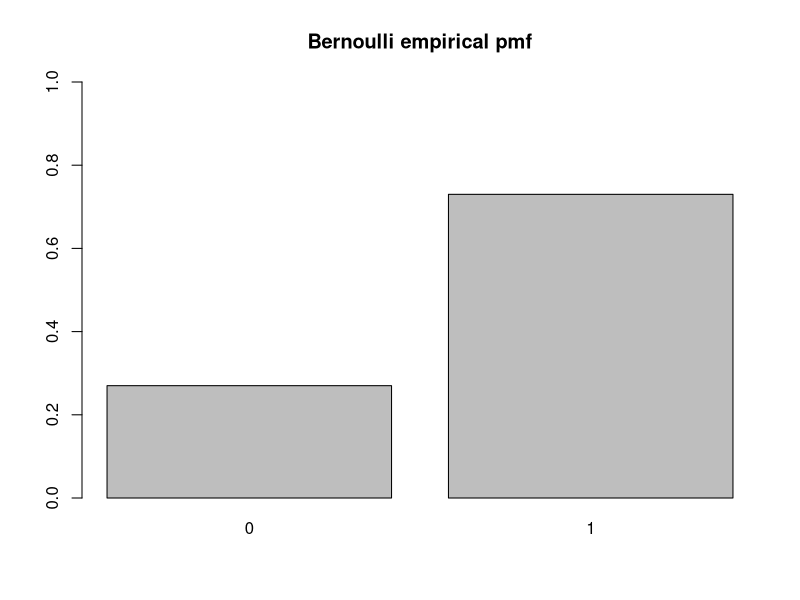
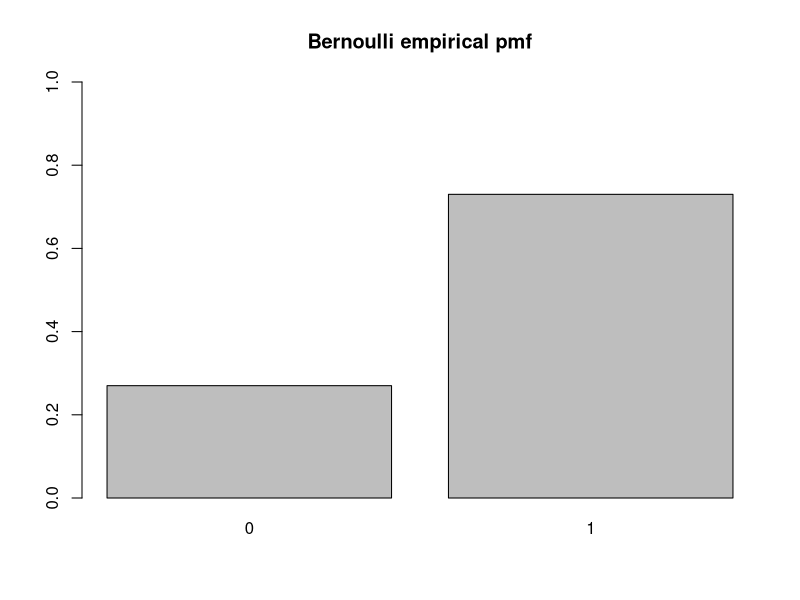
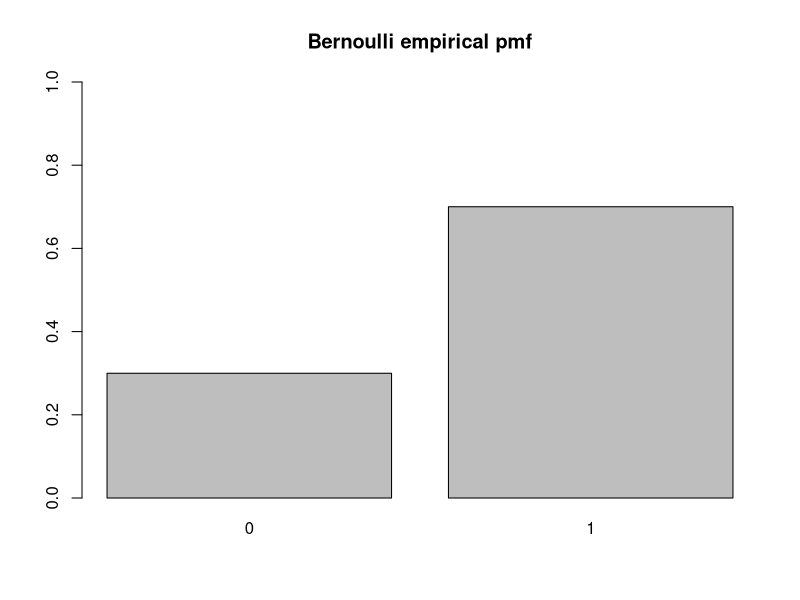
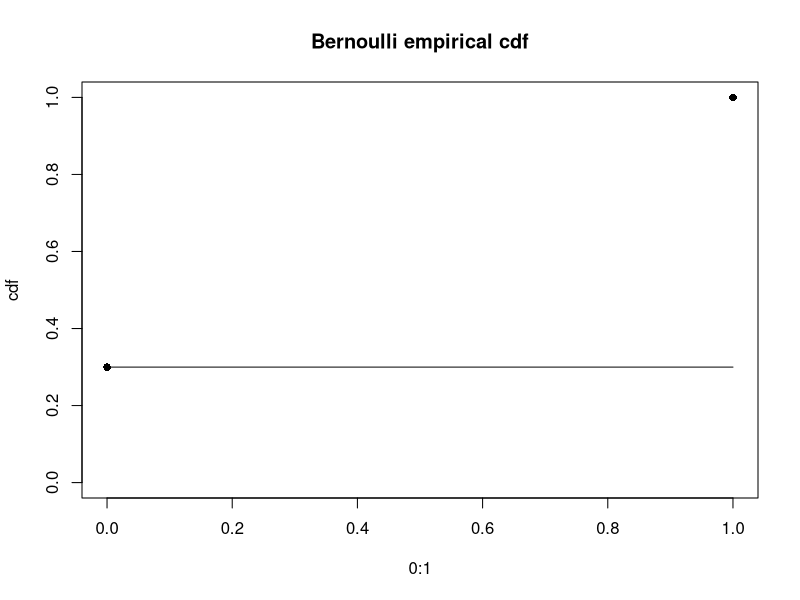
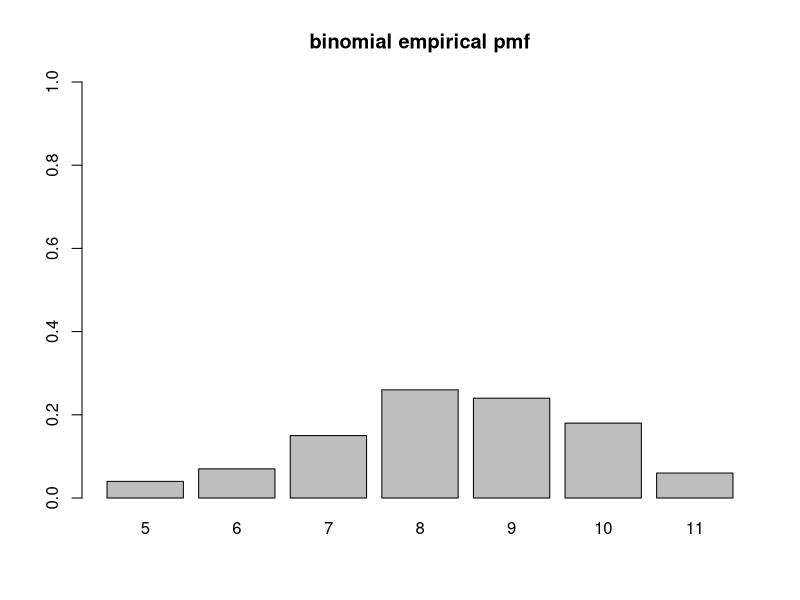
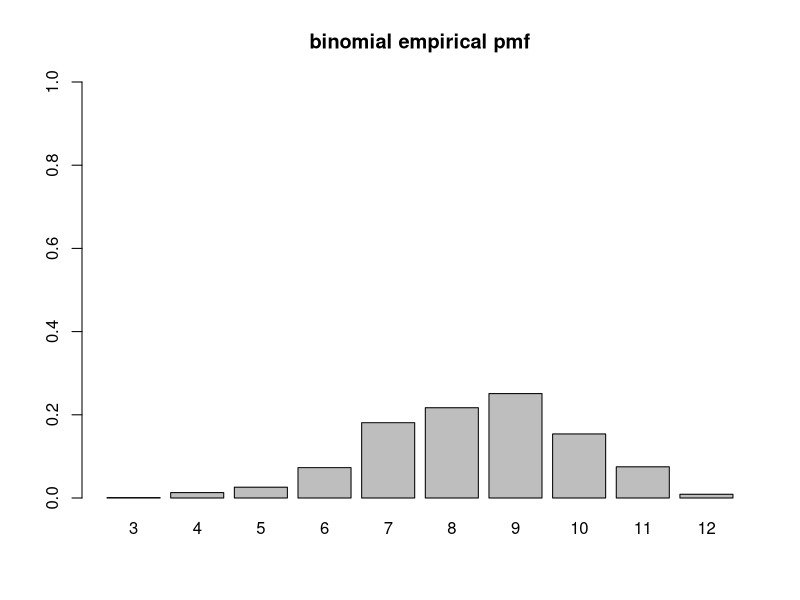
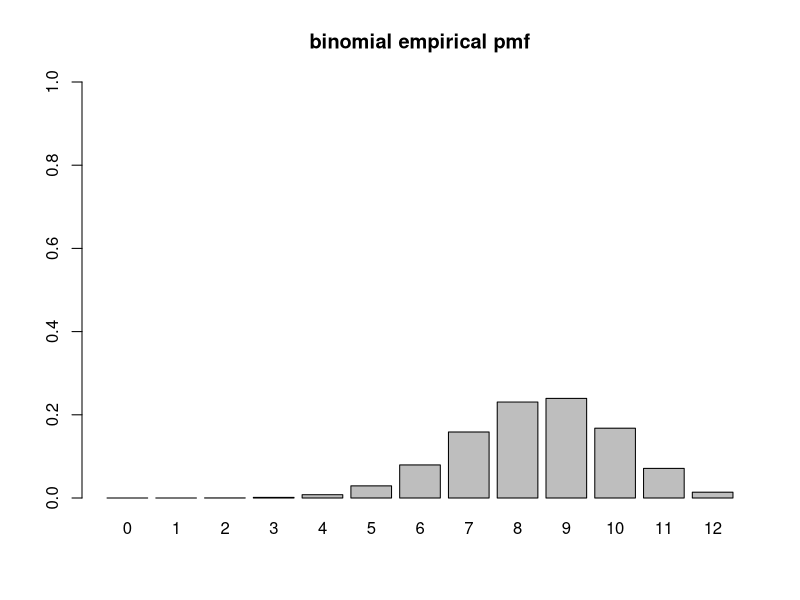
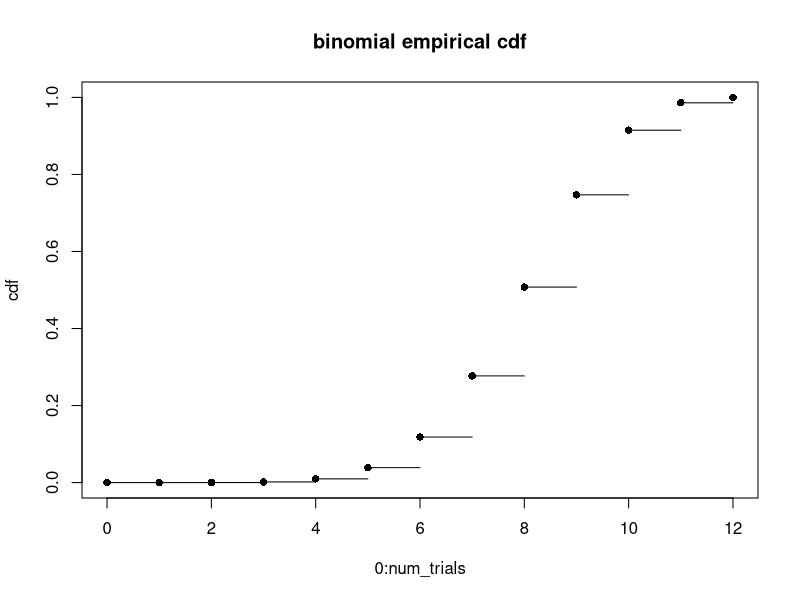

Write the R code that produced these figures, in order.
# This R script file provides simple code for simulating from various common
# probability distributions.  The aim is to help students understand how a
# random variable is described by its mass or density function, and how 
# asymptotics plays a role in uncertainty quantification.


# Bernoulli random variable ---------------------------------------------------
# First simulate a sample of realizations with prob(success)=.7
n = 100
p = .7
x = rbinom( n=n, size=1, prob=p)
# Note that 'rbinom()' corresponds to the binomial distribution, but a binomial
# random variable with 1 trial (size=1) is a Bernoulli random variable
# Next look at the empirical mass function of the sample
pmf = table(x) / n
barplot( height=pmf, ylim=0:1, main='Bernoulli empirical pmf')

# Observe how the empirical density converges to the true density as the sample
# size gets larger
n = 1000
x = rbinom( n=n, size=1, prob=p)
pmf = table(x) / n
barplot( height=pmf, ylim=0:1, main='Bernoulli empirical pmf')

n = 1000000
x = rbinom( n=n, size=1, prob=p)
pmf = table(x) / n
barplot( height=pmf, ylim=0:1, main='Bernoulli empirical pmf')

# Lastly compute and plot the emirical cumulative distribution function
cdf = cumsum(pmf)
plot( x=0:1, y=cdf, ylim=0:1, pch=16, main='Bernoulli empirical cdf')
lines( x=0:1, y=rep( cdf[1], 2))
dev.off()
# -----------------------------------------------------------------------------


# Binomial random variable ----------------------------------------------------
# First simulate a sample of realizations with prob(success)=.7 and 12 trials
n = 100
p = .7
num_trials = 12
x = rbinom( n=n, size=num_trials, prob=p)
# Next look at the empirical mass function of the sample
pmf = table(x) / n
barplot( height=pmf, ylim=0:1, main='binomial empirical pmf')

# Observe how the empirical density converges to the true density as the sample
# size gets larger
n = 1000
x = rbinom( n=n, size=num_trials, prob=p)
pmf = table(x) / n
barplot( height=pmf, ylim=0:1, main='binomial empirical pmf')

n = 1000000
x = rbinom( n=n, size=num_trials, prob=p)
pmf = table(x) / n
barplot( height=pmf, ylim=0:1, main='binomial empirical pmf')

# Lastly compute and plot the emirical cumulative distribution function
cdf = cumsum(pmf)
plot( x=0:num_trials, cdf, ylim=0:1, pch=16, main='binomial empirical cdf')
for(i in 1:num_trials) lines( x=(i-1):i, y=rep( cdf[i], 2))
dev.off()
# -----------------------------------------------------------------------------


# Poisson random variable -----------------------------------------------------
# First simulate a sample of realizations with shape parameter 4
n = 100
lambda = 4
x = rpois( n=n, lambda=lambda)
# Next look at the empirical mass function of the sample
pmf = table(x) / n
barplot( height=pmf, ylim=0:1, main='poisson empirical pmf')

# Observe how the empirical density converges to the true density as the sample
# size gets larger
n = 1000
x = rpois( n=n, lambda=lambda)
pmf = table(x) / n
barplot( height=pmf, ylim=0:1, main='poisson empirical pmf')

n = 1000000
x = rpois( n=n, lambda=lambda)
pmf = table(x) / n
barplot( height=pmf, ylim=0:1, main='poisson empirical pmf')

# Lastly compute and plot the emirical cumulative distribution function
cdf = cumsum(pmf)
plot( x=0:max(x), cdf, ylim=0:1, pch=16, main='poisson empirical cdf')
for(i in 1:max(x)) lines( x=(i-1):i, y=rep( cdf[i], 2))
dev.off()
# -----------------------------------------------------------------------------


# (Continuous) uniform random variable ----------------------------------------
# First simulate a sample of realizations with interval (0,1)
n = 100
a = 0
b = 1
x = runif( n=n, min=a, max=b)
# Next look at the empirical mass function of the sample
hist( x=x, freq=F, main='uniform empirical pdf')

# Observe how the empirical density converges to the true density as the sample
# size gets larger
n = 1000
x = runif( n=n, min=a, max=b)
hist( x=x, freq=F, main='uniform empirical pdf')

n = 1000000
x = runif( n=n, min=a, max=b)
hist( x=x, freq=F, main='uniform empirical pdf')

# Lastly compute and plot the emirical cumulative distribution function
pdf = hist( x=x, plot=F)$counts / n
x_grid = hist( x=x, plot=F)$mids
cdf = cumsum(pdf)
plot( x=x_grid, cdf, ylim=0:1, type='l', main='poisson empirical cdf')
dev.off()
# -----------------------------------------------------------------------------